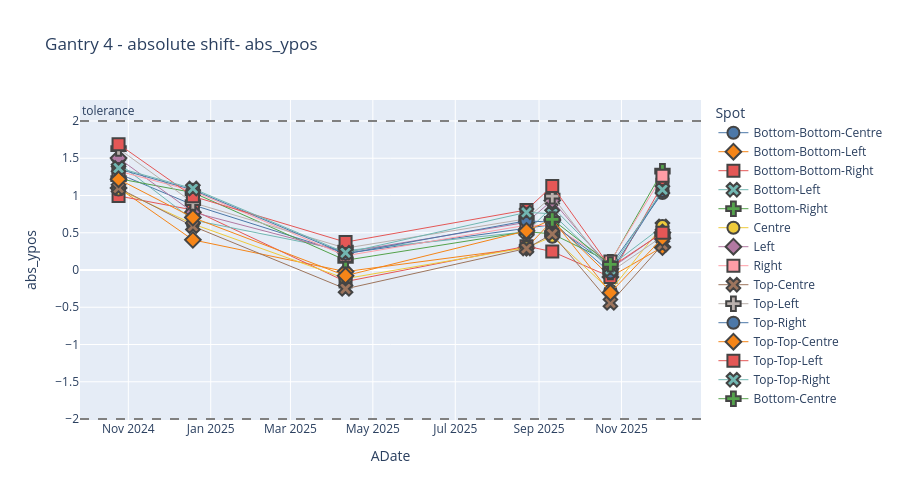

Notebook source saved alongside this figure:
### Code cell
plotly_spot_position(sub_df, "abs_ypos", "Gantry 4", "XRV-4000", 70, 0, 24)

### Figure 1 — Plotly figure (JSON) as saved in the notebook; plotly's stock layout.template omitted (floating-point values rounded to 4 significant figures)
{"data": [{"hovertemplate": "Spot=Bottom-Bottom-Centre<br>ADate=%{x}<br>abs_ypos=%{y}<extra></extra>", "legendgroup": "Bottom-Bottom-Centre", "line": {"width": 1}, "marker": {"color": "#4C78A8", "line": {"width": 2}, "size": 12, "symbol": "circle"}, "mode": "markers+lines", "name": "Bottom-Bottom-Centre", "orientation": "v", "showlegend": true, "type": "scatter", "x": ["2024-10-24T18:22:30.000000000", "2024-12-18T18:46:12.000000000", "2025-04-10T19:05:24.000000000", "2025-08-22T17:24:40.000000000", "2025-09-10T19:20:56.000000000", "2025-10-23T20:19:28.000000000", "2025-12-01T08:33:29.000000000"], "xaxis": "x", "y": [1.293, 0.8736, 0.2236, 0.5569, 0.6087, 0.0587, 1.034], "yaxis": "y"}, {"hovertemplate": "Spot=Bottom-Bottom-Left<br>ADate=%{x}<br>abs_ypos=%{y}<extra></extra>", "legendgroup": "Bottom-Bottom-Left", "line": {"width": 1}, "marker": {"color": "#F58518", "line": {"width": 2}, "size": 12, "symbol": "diamond"}, "mode": "markers+lines", "name": "Bottom-Bottom-Left", "orientation": "v", "showlegend": true, "type": "scatter", "x": ["2024-10-24T18:22:30.000000000", "2024-12-18T18:46:12.000000000", "2025-04-10T19:05:24.000000000", "2025-08-22T17:24:40.000000000", "2025-09-10T19:20:56.000000000", "2025-10-23T20:19:28.000000000", "2025-12-01T08:33:29.000000000"], "xaxis": "x", "y": [1.101, 0.4046, -0.0212, 0.298, 0.6613, -0.093, 0.3075], "yaxis": "y"}, {"hovertemplate": "Spot=Bottom-Bottom-Right<br>ADate=%{x}<br>abs_ypos=%{y}<extra></extra>", "legendgroup": "Bottom-Bottom-Right", "line": {"width": 1}, "marker": {"color": "#E45756", "line": {"width": 2}, "size": 12, "symbol": "square"}, "mode": "markers+lines", "name": "Bottom-Bottom-Right", "orientation": "v", "showlegend": true, "type": "scatter", "x": ["2024-10-24T18:22:30.000000000", "2024-12-18T18:46:12.000000000", "2025-04-10T19:05:24.000000000", "2025-08-22T17:24:40.000000000", "2025-09-10T19:20:56.000000000", "2025-10-23T20:19:28.000000000", "2025-12-01T08:33:29.000000000"], "xaxis": "x", "y": [0.9937, 0.8059, -0.1554, 0.3194, 0.247, -0.0924, 1.145], "yaxis": "y"}, {"hovertemplate": "Spot=Bottom-Left<br>ADate=%{x}<br>abs_ypos=%{y}<extra></extra>", "legendgroup": "Bottom-Left", "line": {"width": 1}, "marker": {"color": "#72B7B2", "line": {"width": 2}, "size": 12, "symbol": "x"}, "mode": "markers+lines", "name": "Bottom-Left", "orientation": "v", "showlegend": true, "type": "scatter", "x": ["2024-10-24T18:22:30.000000000", "2024-12-18T18:46:12.000000000", "2025-04-10T19:05:24.000000000", "2025-08-22T17:24:40.000000000", "2025-09-10T19:20:56.000000000", "2025-10-23T20:19:28.000000000", "2025-12-01T08:33:29.000000000"], "xaxis": "x", "y": [1.434, 0.6712, 0.2601, 0.5126, 0.8474, 0.0556, 0.5842], "yaxis": "y"}, {"hovertemplate": "Spot=Bottom-Right<br>ADate=%{x}<br>abs_ypos=%{y}<extra></extra>", "legendgroup": "Bottom-Right", "line": {"width": 1}, "marker": {"color": "#54A24B", "line": {"width": 2}, "size": 12, "symbol": "cross"}, "mode": "markers+lines", "name": "Bottom-Right", "orientation": "v", "showlegend": true, "type": "scatter", "x": ["2024-10-24T18:22:30.000000000", "2024-12-18T18:46:12.000000000", "2025-04-10T19:05:24.000000000", "2025-08-22T17:24:40.000000000", "2025-09-10T19:20:56.000000000", "2025-10-23T20:19:28.000000000", "2025-12-01T08:33:29.000000000"], "xaxis": "x", "y": [1.226, 1.04, 0.1305, 0.5153, 0.4841, 0.105, 1.327], "yaxis": "y"}, {"hovertemplate": "Spot=Centre<br>ADate=%{x}<br>abs_ypos=%{y}<extra></extra>", "legendgroup": "Centre", "line": {"width": 1}, "marker": {"color": "#EECA3B", "line": {"width": 2}, "size": 12, "symbol": "circle"}, "mode": "markers+lines", "name": "Centre", "orientation": "v", "showlegend": true, "type": "scatter", "x": ["2024-10-24T18:22:30.000000000", "2024-12-18T18:46:12.000000000", "2025-04-10T19:05:24.000000000", "2025-08-22T17:24:40.000000000", "2025-09-10T19:20:56.000000000", "2025-10-23T20:19:28.000000000", "2025-12-01T08:33:29.000000000"], "xaxis": "x", "y": [1.081, 0.6182, -0.1158, 0.3007, 0.4466, -0.2765, 0.5914], "yaxis": "y"}, {"hovertemplate": "Spot=Left<br>ADate=%{x}<br>abs_ypos=%{y}<extra></extra>", "legendgroup": "Left", "line": {"width": 1}, "marker": {"color": "#B279A2", "line": {"width": 2}, "size": 12, "symbol": "diamond"}, "mode": "markers+lines", "name": "Left", "orientation": "v", "showlegend": true, "type": "scatter", "x": ["2024-10-24T18:22:30.000000000", "2024-12-18T18:46:12.000000000", "2025-04-10T19:05:24.000000000", "2025-08-22T17:24:40.000000000", "2025-09-10T19:20:56.000000000", "2025-10-23T20:19:28.000000000", "2025-12-01T08:33:29.000000000"], "xaxis": "x", "y": [1.502, 0.775, 0.2393, 0.6398, 0.9344, 0.0174, 0.5026], "yaxis": "y"}, {"hovertemplate": "Spot=Right<br>ADate=%{x}<br>abs_ypos=%{y}<extra></extra>", "legendgroup": "Right", "line": {"width": 1}, "marker": {"color": "#FF9DA6", "line": {"width": 2}, "size": 12, "symbol": "square"}, "mode": "markers+lines", "name": "Right", "orientation": "v", "showlegend": true, "type": "scatter", "x": ["2024-10-24T18:22:30.000000000", "2024-12-18T18:46:12.000000000", "2025-04-10T19:05:24.000000000", "2025-08-22T17:24:40.000000000", "2025-09-10T19:20:56.000000000", "2025-10-23T20:19:28.000000000", "2025-12-01T08:33:29.000000000"], "xaxis": "x", "y": [1.328, 1.062, 0.1907, 0.6013, 0.5942, 0.113, 1.264], "yaxis": "y"}, {"hovertemplate": "Spot=Top-Centre<br>ADate=%{x}<br>abs_ypos=%{y}<extra></extra>", "legendgroup": "Top-Centre", "line": {"width": 1}, "marker": {"color": "#9D755D", "line": {"width": 2}, "size": 12, "symbol": "x"}, "mode": "markers+lines", "name": "Top-Centre", "orientation": "v", "showlegend": true, "type": "scatter", "x": ["2024-10-24T18:22:30.000000000", "2024-12-18T18:46:12.000000000", "2025-04-10T19:05:24.000000000", "2025-08-22T17:24:40.000000000", "2025-09-10T19:20:56.000000000", "2025-10-23T20:19:28.000000000", "2025-12-01T08:33:29.000000000"], "xaxis": "x", "y": [1.1, 0.5882, -0.2526, 0.2893, 0.4829, -0.4416, 0.3394], "yaxis": "y"}, {"hovertemplate": "Spot=Top-Left<br>ADate=%{x}<br>abs_ypos=%{y}<extra></extra>", "legendgroup": "Top-Left", "line": {"width": 1}, "marker": {"color": "#BAB0AC", "line": {"width": 2}, "size": 12, "symbol": "cross"}, "mode": "markers+lines", "name": "Top-Left", "orientation": "v", "showlegend": true, "type": "scatter", "x": ["2024-10-24T18:22:30.000000000", "2024-12-18T18:46:12.000000000", "2025-04-10T19:05:24.000000000", "2025-08-22T17:24:40.000000000", "2025-09-10T19:20:56.000000000", "2025-10-23T20:19:28.000000000", "2025-12-01T08:33:29.000000000"], "xaxis": "x", "y": [1.629, 0.9035, 0.2933, 0.687, 0.9905, -0.0266, 0.45], "yaxis": "y"}, {"hovertemplate": "Spot=Top-Right<br>ADate=%{x}<br>abs_ypos=%{y}<extra></extra>", "legendgroup": "Top-Right", "line": {"width": 1}, "marker": {"color": "#4C78A8", "line": {"width": 2}, "size": 12, "symbol": "circle"}, "mode": "markers+lines", "name": "Top-Right", "orientation": "v", "showlegend": true, "type": "scatter", "x": ["2024-10-24T18:22:30.000000000", "2024-12-18T18:46:12.000000000", "2025-04-10T19:05:24.000000000", "2025-08-22T17:24:40.000000000", "2025-09-10T19:20:56.000000000", "2025-10-23T20:19:28.000000000", "2025-12-01T08:33:29.000000000"], "xaxis": "x", "y": [1.355, 1.077, 0.2162, 0.6605, 0.6408, -0.0341, 1.061], "yaxis": "y"}, {"hovertemplate": "Spot=Top-Top-Centre<br>ADate=%{x}<br>abs_ypos=%{y}<extra></extra>", "legendgroup": "Top-Top-Centre", "line": {"width": 1}, "marker": {"color": "#F58518", "line": {"width": 2}, "size": 12, "symbol": "diamond"}, "mode": "markers+lines", "name": "Top-Top-Centre", "orientation": "v", "showlegend": true, "type": "scatter", "x": ["2024-10-24T18:22:30.000000000", "2024-12-18T18:46:12.000000000", "2025-04-10T19:05:24.000000000", "2025-08-22T17:24:40.000000000", "2025-09-10T19:20:56.000000000", "2025-10-23T20:19:28.000000000", "2025-12-01T08:33:29.000000000"], "xaxis": "x", "y": [1.218, 0.7039, -0.0766, 0.5254, 0.6807, -0.3045, 0.4277], "yaxis": "y"}, {"hovertemplate": "Spot=Top-Top-Left<br>ADate=%{x}<br>abs_ypos=%{y}<extra></extra>", "legendgroup": "Top-Top-Left", "line": {"width": 1}, "marker": {"color": "#E45756", "line": {"width": 2}, "size": 12, "symbol": "square"}, "mode": "markers+lines", "name": "Top-Top-Left", "orientation": "v", "showlegend": true, "type": "scatter", "x": ["2024-10-24T18:22:30.000000000", "2024-12-18T18:46:12.000000000", "2025-04-10T19:05:24.000000000", "2025-08-22T17:24:40.000000000", "2025-09-10T19:20:56.000000000", "2025-10-23T20:19:28.000000000", "2025-12-01T08:33:29.000000000"], "xaxis": "x", "y": [1.689, 0.9887, 0.3747, 0.8056, 1.127, 0.0354, 0.4995], "yaxis": "y"}, {"hovertemplate": "Spot=Top-Top-Right<br>ADate=%{x}<br>abs_ypos=%{y}<extra></extra>", "legendgroup": "Top-Top-Right", "line": {"width": 1}, "marker": {"color": "#72B7B2", "line": {"width": 2}, "size": 12, "symbol": "x"}, "mode": "markers+lines", "name": "Top-Top-Right", "orientation": "v", "showlegend": true, "type": "scatter", "x": ["2024-10-24T18:22:30.000000000", "2024-12-18T18:46:12.000000000", "2025-04-10T19:05:24.000000000", "2025-08-22T17:24:40.000000000", "2025-09-10T19:20:56.000000000", "2025-10-23T20:19:28.000000000", "2025-12-01T08:33:29.000000000"], "xaxis": "x", "y": [1.37, 1.093, 0.231, 0.7733, 0.7552, 0.0083, 1.078], "yaxis": "y"}, {"hovertemplate": "Spot=Bottom-Centre<br>ADate=%{x}<br>abs_ypos=%{y}<extra></extra>", "legendgroup": "Bottom-Centre", "line": {"width": 1}, "marker": {"color": "#54A24B", "line": {"width": 2}, "size": 12, "symbol": "cross"}, "mode": "markers+lines", "name": "Bottom-Centre", "orientation": "v", "showlegend": true, "type": "scatter", "x": ["2025-09-10T19:20:56.000000000", "2025-10-23T20:19:28.000000000"], "xaxis": "x", "y": [0.6784, 0.0751], "yaxis": "y"}], "layout": {"annotations": [{"showarrow": false, "text": "tolerance", "x": 0, "xanchor": "left", "xref": "x domain", "y": 2, "yanchor": "bottom", "yref": "y"}], "height": 500, "legend": {"title": {"text": "Spot"}, "tracegroupgap": 0}, "shapes": [{"line": {"color": "grey", "dash": "dash"}, "type": "line", "x0": 0, "x1": 1, "xref": "x domain", "y0": 2, "y1": 2, "yref": "y"}, {"line": {"color": "grey", "dash": "dash"}, "type": "line", "x0": 0, "x1": 1, "xref": "x domain", "y0": -2, "y1": -2, "yref": "y"}], "title": {"text": "Gantry 4 - absolute shift- abs_ypos"}, "xaxis": {"anchor": "y", "domain": [0, 1], "title": {"text": "ADate"}}, "yaxis": {"anchor": "x", "domain": [0, 1], "title": {"text": "abs_ypos"}}}}
